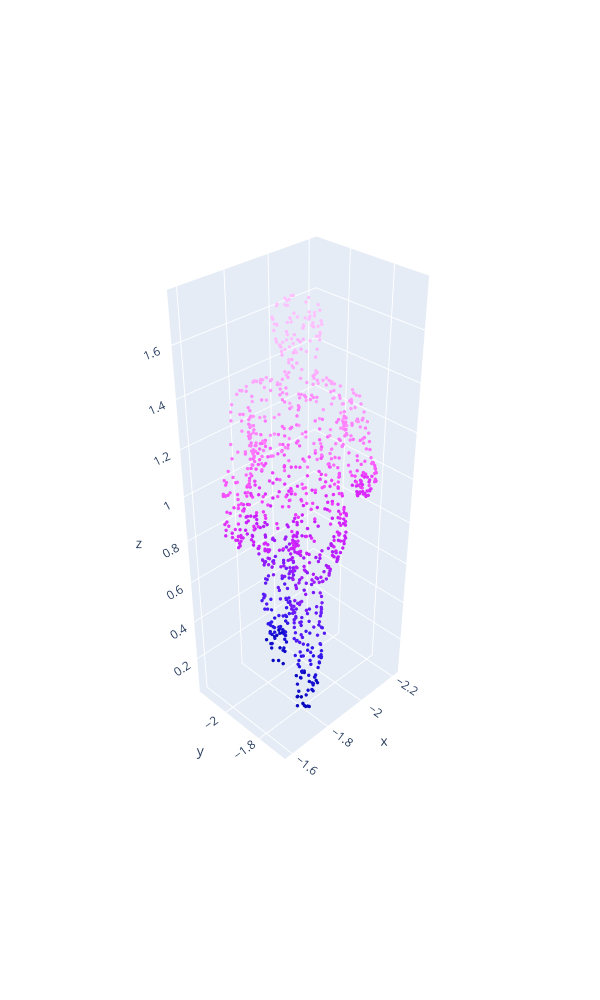

The cell this chart's notebook holds for it:
### Code cell
idx = np.random.choice(range(walk_points.shape[0]))
utils.plot_arr(walk_points[idx])

### Figure 1 — Plotly figure (JSON) as saved in the notebook; plotly's stock layout.template omitted (floating-point values rounded to 4 significant figures; data arrays with more than 128 entries replaced by an {"elided": "..."} marker saying what was removed)
{"data": [{"marker": {"color": {"elided": "1000 float values"}, "colorscale": [[0, "#0508b8"], [0.08333, "#1910d8"], [0.1667, "#3c19f0"], [0.25, "#6b1cfb"], [0.3333, "#981cfd"], [0.4167, "#bf1cfd"], [0.5, "#dd2bfd"], [0.5833, "#f246fe"], [0.6667, "#fc67fd"], [0.75, "#fe88fc"], [0.8333, "#fea5fd"], [0.9167, "#febefe"], [1, "#fec3fe"]], "showscale": false, "size": 2}, "mode": "markers", "type": "scatter3d", "x": {"elided": "1000 float values"}, "y": {"elided": "1000 float values"}, "z": {"elided": "1000 float values"}}], "layout": {"height": 1000, "scene": {"aspectmode": "data", "camera": {"eye": {"x": 2.5, "y": 2.5, "z": 2.5}}}, "width": 600}}
